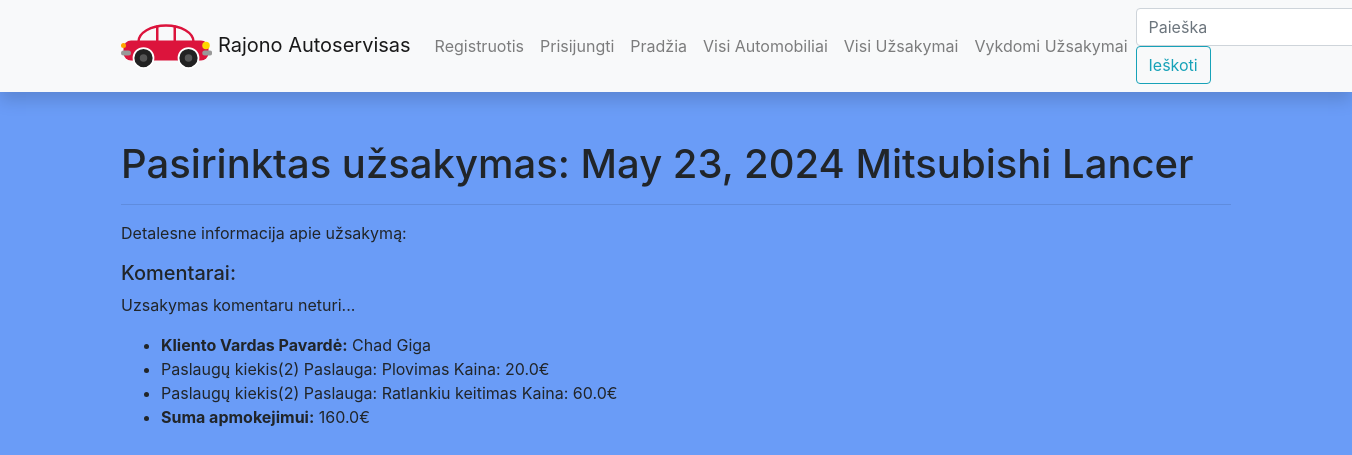
The page /autoservice/orders/9 on the database its author committed.
### autoserviceapp/models.py (models this page shows, shortened)
class Uzsakymas(models.Model):
    data = models.DateField('Data', blank=True, null=True)
    automobilis = models.ForeignKey(Automobilis, on_delete=models.CASCADE)
    uzsakovas = models.ForeignKey(User, on_delete=models.SET_NULL, null=True, blank=True)
    grazinimo_terminas = models.DateField('Gražinimo data', blank=True, null=True)
    CAR_STATUS = (
        ('p', 'Priimtas'),
        ('e', 'Eigoje'),
        ('ap', 'Atliktų darbų patikrinimas'),
        ('i', 'Įvykdytas')
    )
    status = models.CharField(
        max_length=2,
        choices=CAR_STATUS,
        blank=True,
        default='a',
        help_text='Uzsakymo statusas'
    )
    class Meta:
        verbose_name = 'Užsakymas'
        verbose_name_plural = 'Užsakymai'
    @property
    def suma(self):
        uzsakymo_eilutes = self.uzsakymoeilutes_set.all()
        suma = sum(uzsakymas.kaina for uzsakymas in uzsakymo_eilutes)
        return suma

class Automobilis(models.Model):
    valstybinis_nr = models.CharField('Valstybinis Nr.', max_length=6)
    vin = models.IntegerField('VIN code', default=make_random_vin)
    klientas = models.CharField('Klientas', max_length=20)
    automobilio_modelis = models.ForeignKey(AutomobilioModelis, on_delete=models.CASCADE)
    aprasymas = HTMLField(null=True, blank=True)
    cover = models.ImageField('Viršelis', upload_to='covers', null=True, blank=True)
    class Meta:
        verbose_name = 'Automobilis'
        verbose_name_plural = 'Automobiliai'
    def modelis(self):
        return self.automobilio_modelis.modelis
    def marke(self):
        return self.automobilio_modelis.marke

class AutomobilioModelis(models.Model):
    marke = models.CharField('Marke', max_length=20)
    modelis = models.CharField('Modelis', max_length=20)
    metai = models.IntegerField('Metai')
    variklis = models.CharField('Variklis', max_length=3)
    class Meta:
        verbose_name = 'Automobilio modelis'
        verbose_name_plural = 'Automobilio modeliai'
        ordering = ['marke']

class UzsakymoEilutes(models.Model):
    kiekis = models.IntegerField('Kiekis')
    uzsakymas = models.ForeignKey(Uzsakymas, on_delete=models.CASCADE)
    paslauga = models.ForeignKey('Paslauga', on_delete=models.CASCADE)
    class Meta:
        verbose_name = 'Užsakymo Eilutė'
        verbose_name_plural = 'Užsakymo Eilutes'
    @property
    def kaina(self):
        return self.paslauga.kaina * self.kiekis

class Paslauga(models.Model):
    pavadinimas = models.CharField('pavadinimas', max_length=50)
    kaina = models.FloatField('Kaina')
    def __str__(self):
        return f'Paslauga: {self.pavadinimas} Kaina: {self.kaina}€'
    class Meta:
        verbose_name = 'Paslauga'
        verbose_name_plural = ' Paslaugos'

### autoserviceapp/views.py (the view, shortened to what this page needs)
# urls.py: path('orders/<int:pk>', views.UzsakymasDetailedView.as_view(), name='order'),
class UzsakymasDetailedView(generic.edit.FormMixin, generic.DetailView):
    model = Uzsakymas
    context_object_name = 'uzsakymas'
    template_name = 'order.html'
    form_class = UzsakymasReviewForm

### autoserviceapp/forms.py
class UzsakymasReviewForm(forms.ModelForm):
    class Meta:
        model = UzsakymasReview
        fields = ('content', 'uzsakymas', 'reviewer')
        widgets = {  # paslepiam laukus kad jie nebutu rodomi formoje
            'uzsakymas': forms.HiddenInput(),
            'reviewer': forms.HiddenInput(),
        }

### autoserviceapp/templates/order.html (shortened to what this page needs)
{% extends 'base.html' %}
{% block content %}
<h1>Pasirinktas užsakymas: {{ uzsakymas.data }}
                            {{ uzsakymas.automobilis.marke }}
                            {{ uzsakymas.automobilis.modelis }}</h1>
<hr/>
<p>Detalesne informacija apie užsakymą:</p>
<h5>Komentarai:</h5>
{% if uzsakymas.uzsakymasreview_set.all %}
<hr/>
{% for review in uzsakymas.uzsakymasreview_set.all %}
<small><b>{{review.reviewer}}</b> <em>{{review.date_created}}:</em></small>
<p class="bg-light">{{review.content}}</p>
{% endfor %}
{% else %}
    <p>Uzsakymas komentaru neturi...</p>
{% endif %}
<ul>
    <li><strong>Kliento Vardas Pavardė:</strong> {{ uzsakymas.automobilis.klientas}}</li>
    {% for uzsakymas_obj in uzsakymas.uzsakymoeilutes_set.all %}
    <li>Paslaugų kiekis({{ uzsakymas_obj.kiekis}}) {{ uzsakymas_obj.paslauga }}</li>
    {% endfor %}
    <li><strong>Suma apmokejimui:</strong> {{ uzsakymas.suma}}€</li>
</ul>
{% endblock %}

### autoserviceapp/static/css/styles.css (style rules this page uses)
body { background-color: #6a9cf7 }

### rows shown on the page
Uzsakymas: data "May 23, 2024", automobilis.marke "Mitsubishi", automobilis.modelis "Lancer", automobilis.klientas "Chad Giga", suma "160.0"
UzsakymoEilutes: kiekis "2", paslauga "Paslauga: Plovimas Kaina: 20.0€"
UzsakymoEilutes: kiekis "2", paslauga "Paslauga: Ratlankiu keitimas Kaina: 60.0€"
